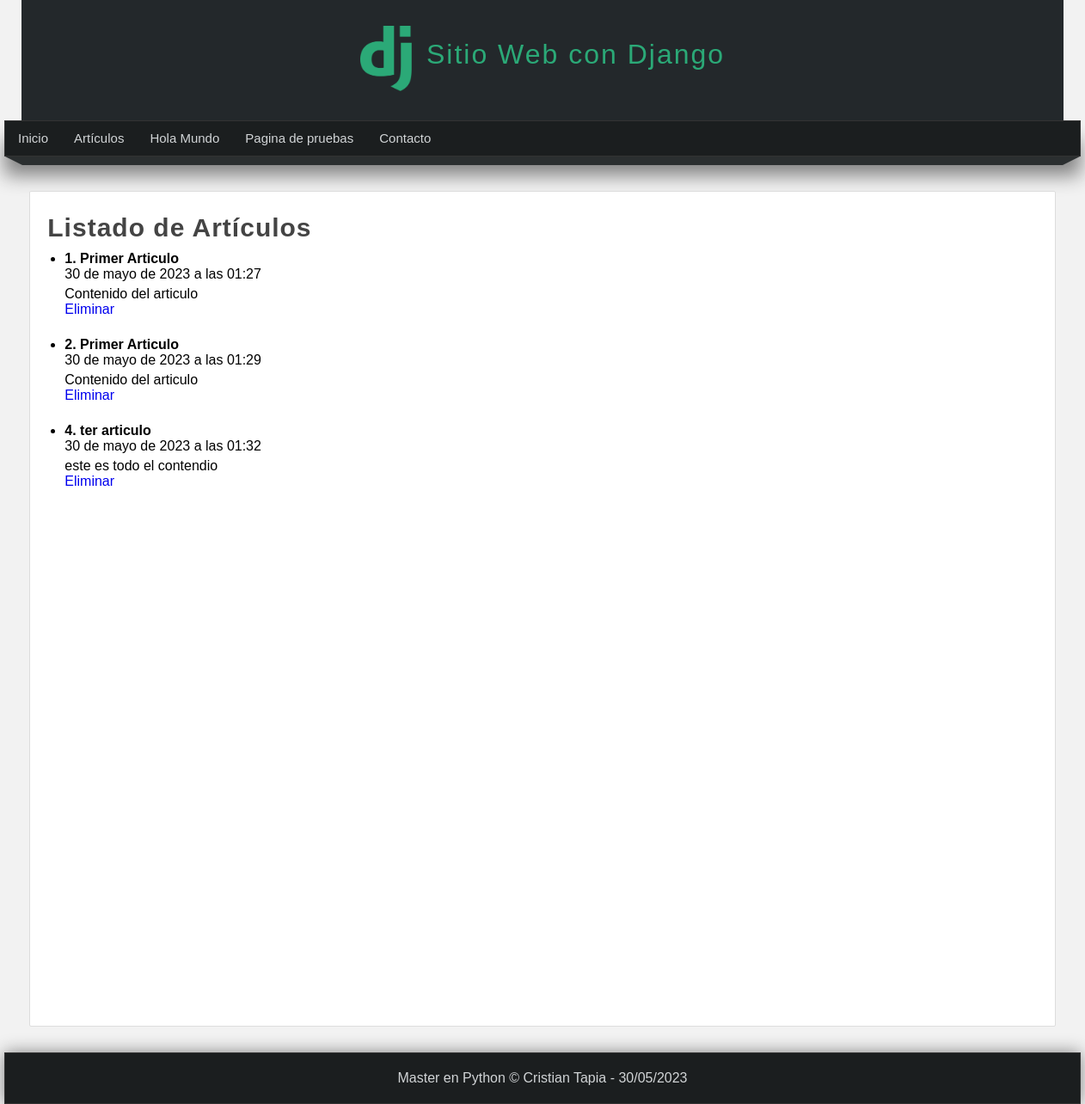
Before: /articulos with the older database file.
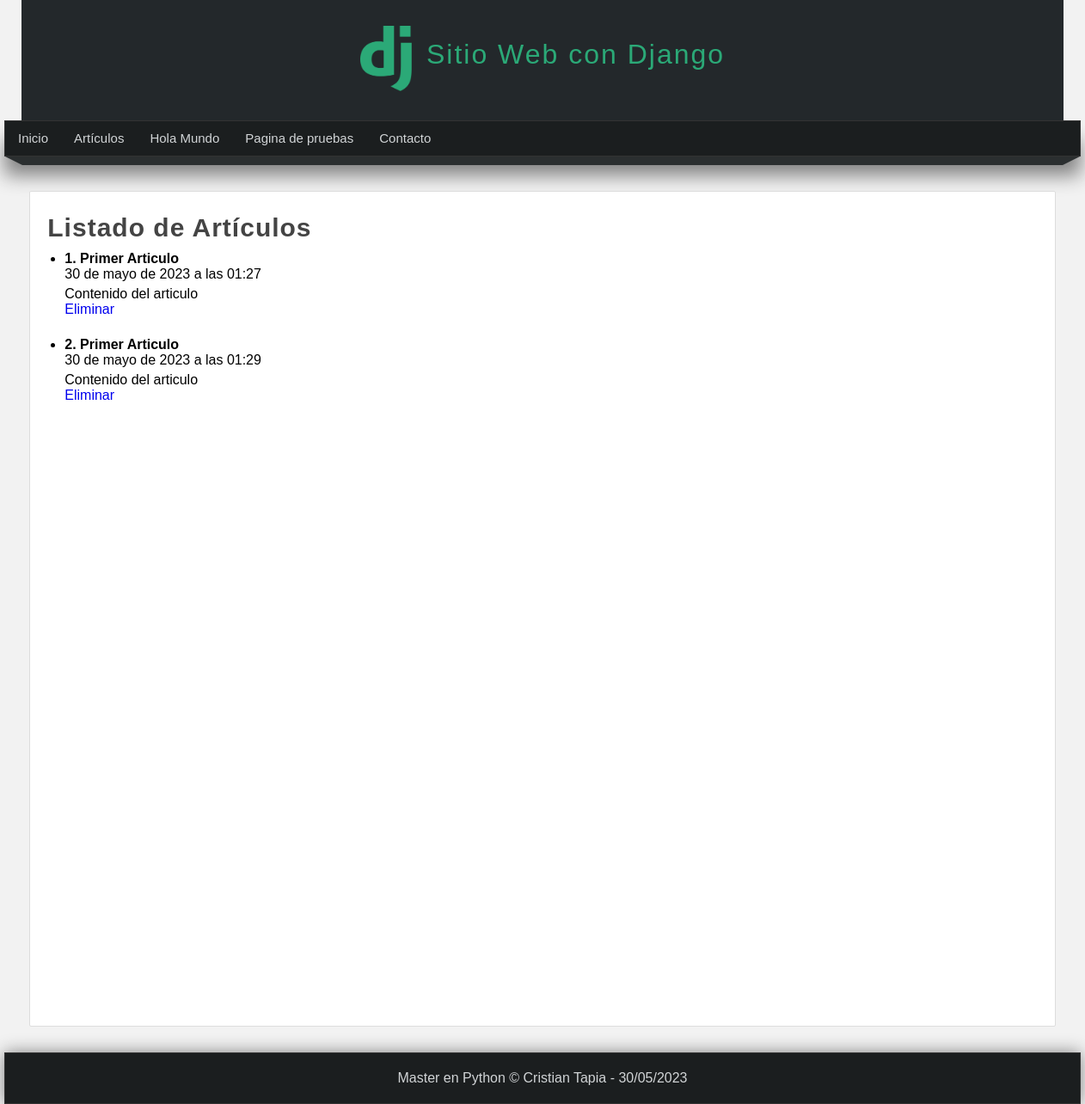
After: the same page with the newer database file.
### motorInferencia/models.py (models this page shows)
class Article(models.Model):
    title = models.CharField(max_length=150)
    content = models.TextField()
    image = models.ImageField(default='null')
    public = models.BooleanField()
    created_at = models.DateTimeField(
        auto_now_add=True
    )  # Se pone automáticamente cuando se crea el registro
    update_at = models.DateTimeField(
        auto_now=True
    )  # Se pone automáticamente cuando se edita el registro

### motorInferencia/views.py (the view)
# urls.py: path("articulos", motorInferencia.views.articulos, name="articulos"),
def articulos(request):
    articulos = Article.objects.all()
    articulos = Article.objects.filter(id__gte=7)
    articulos = Article.objects.filter(id__lte=7, title__contains="articulo")
    return render(request, "articulos.html", {"articulos": articulos})

### motorInferencia/templates/articulos.html (shortened to what this page needs)
{% extends 'layout.html' %}
{% block content %}
<h1 class="title">Listado de Artículos</h1>
<ul>
    {% for articulo in articulos %}
        <li>
            <h4>{{ articulo.id }}. {{ articulo.title }}</h4>
            <span>{{ articulo.created_at }}</span>
            <p>
                {{ articulo.content }} <br/>
                <a href="{% url 'borrar' id=articulo.id %}">Eliminar</a>
            </p>
            <br/>
        </li>
    {% endfor %}
</ul>
{% endblock %}

Changed rows visible on the page:
removed Article: id "4", title "ter articulo", created_at "30 de mayo de 2023 a las 01:32", content "este es todo el contendio"
